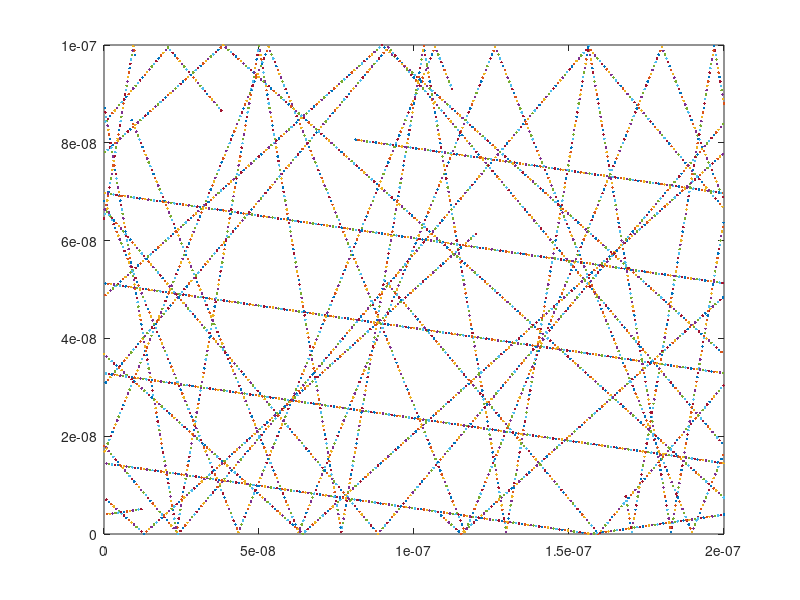
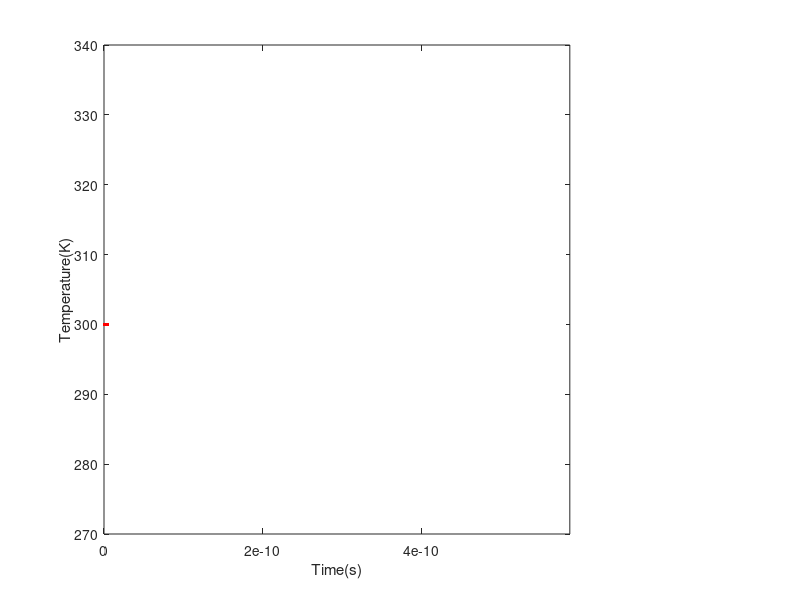

MATLAB code to generate these figures, in order:
clc;
clear;

T = 300;
m0=9.11*10^-31; %in kg
W=1*10^-7;
L=2*10^-7;
mn=0.26*m0;
kB=1.38*10^-23;
tmn=0.2*10^-12;

%Part 1: question a:thermal velocity calculation
vth=sqrt(2*kB*T/mn);%thermal velocity
N=5; %number of particles
deltaT=5*10^-15;
tTotal=1000*deltaT;

%Part 1: question b: MFP
mfp=tmn*vth; %mean free path 

%Initial velocity 
vx=zeros(1,N);
vy=zeros(1,N);

%Initial position of each particles
xPos=zeros(1,N);
yPos=zeros(1,N);

%Initial delta position
deltaPx=zeros(1,N);
deltaPy=zeros(1,N);

%Initial angle 
theta=zeros(1,N);

for i = 1:N
    x=rand*L;
    y=rand*W;
    xPos(i)=xPos(i)+x;
    yPos(i)=yPos(i)+y;
    theta(i) = theta(i) + rand*2*pi;
    vx(i)=vth*cos(theta(i));
    vy(i)=vth*sin(theta(i));
    deltaPx(i)=deltaPx(i)+vx(i)*deltaT;
    deltaPy(i)=deltaPy(i)+vy(i)*deltaT;
end


for t = 0 : deltaT : tTotal    
     
    for i=1:N
        if yPos(i)+deltaPy(i)>W||yPos(i)+deltaPy(i)<0
            theta(i)=2*pi - theta(i);
            vy(i)=vth*sin(theta(i));
            deltaPy(i)=vy(i)*deltaT;
        end
    end
       
    xPos=xPos+deltaPx;
    %Periodic boundary condition in x direction
    Ix=xPos>L;
    xPos(Ix)=xPos(Ix)-L;
    Ix=xPos<0;
    xPos(Ix)=xPos(Ix)+L;
    
    
    yPos=yPos+deltaPy;
    %Boundary condition in y direction
    Iy=yPos>W;
    yPos(Iy)=yPos(Iy)-2*(yPos(Iy)-W);
    Iy=yPos<0;
    yPos(Iy)=-yPos(Iy);
    
    %Part 1, question c i):2-D plot of particle trajectories
    figure(1);
    plot(xPos,yPos,'.');
    hold on;
    xlim([0 L]);
    ylim([0 W]);
    
    KEsum=0;
    for i = 1:N
        KEsum = KEsum + (1/2)*mn*vth^2;
    end
    KEavg = KEsum /N; 
    T=KEavg/kB;
    
    %Part 1, question c ii): Temperature plot
    figure(2);
    xlabel('Time(s)');
    ylabel('Temperature(K)');
    plot(t,T,'.r');
    xlim([0 tTotal]);
    hold on;
    pause(0.1)
    
end

hold off;

